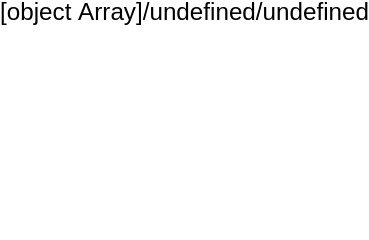

Specify this chart in Vega-Lite:
### Vega specification from a JSON file in a GitHub repository (floating-point values rounded to 4 significant figures)
{"width": 100, "height": 100, "data": [{"name": "t", "values": [{"a": "1"}], "format": {"parse": {"a": "toString"}}}], "marks": [{"type": "text", "from": {"data": "t"}, "encode": {"enter": {"text": {"signal": "''+datum.a+'/'+datum.data+'/'+datum[0]"}}}}]}
